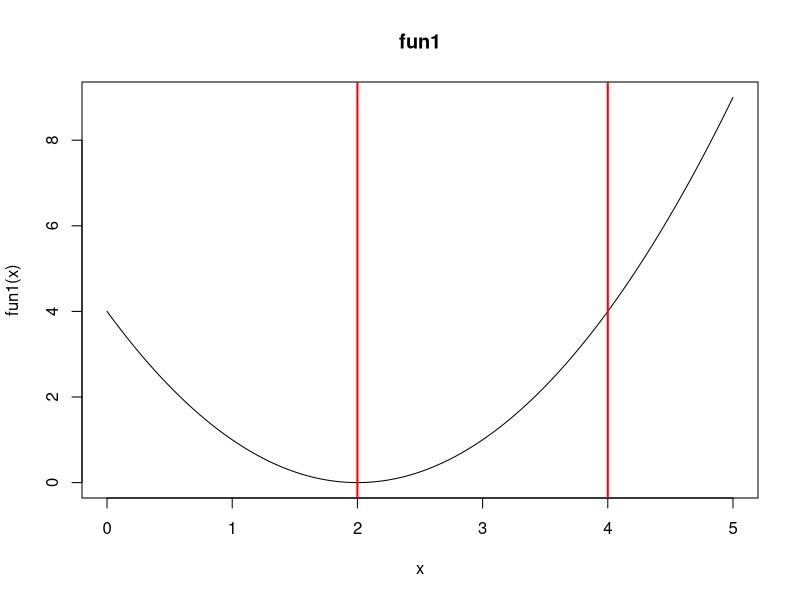

Source code (R): (Note: a time limit stopped this script after it produced the figure.)
myRiemann<-function(fun,a,b,e = 10^(-7)){
  
  n=1; Rn<-100
  niter<-0; err<-1
  
  while(err > e){
    Rn_new<-0; h = (b-a)/n
    for(i in 0:(n-1)) Rn_new<-Rn_new + h*fun(a+i*h)
    
    err<-abs(Rn_new - Rn)
    Rn <- Rn_new; n<-2*n
    
    niter<-niter+1
  }
  
  result <-list(niter = niter,integration = Rn)
  return(result)
}
myTrape<-function(fun,a,b,e = 10^(-7)){
  
  n=2; Tn<-100
  niter<-0; err<-1
  
  while(err > e){
    h = (b-a)/n
    Tn_new <- (fun(a)+fun(b))*h/2
    for(i in 1:(n-1)) Tn_new<-Tn_new + h*fun(a+i*h)
    
    err<-abs(Tn_new - Tn)
    Tn <- Tn_new; n<-2*n
    
    niter<-niter+1
  }
  
  result <-list(niter = niter,integration = Tn)
  return(result)
}
mySimps<-function(fun,a,b,e = 10^(-7)){
  
  n=2; Sn<-100
  niter<-0; err<-1
  
  while(err > e){
    Sn_new <- 0; h = (b-a)/n
    for(i in 1:(n/2)){
      x0<-a+2*(i-1)*h ;x2<-a+2*i*h; x1<-(x0+x2)/2
      Sn_new<-Sn_new+fun(x0)+4*fun(x1)+fun(x2)
    }
    Sn_new<-Sn_new*h/3
    err<-abs(Sn_new - Sn)
    Sn <- Sn_new; n<-2*n
    
    niter<-niter+1
  }
  
  result <-list(niter = niter,integration = Sn)
  return(result)
}

x<-seq(0,5,0.01)

###fun1
fun1 <- function(x) (x-2)^2
plot(x,fun1(x), type = 'l', main = 'fun1')
abline(v = c(2,4),col = "red", lwd = 2)

myRiemann(fun1, 2, 4)
myTrape(fun1, 2, 4)
mySimps(fun1, 2, 4)

system.time(myRiemann(fun1, 2, 4))
system.time(for (i in 1:10) myTrape(fun1, 2, 4))/10
system.time(for (i in 1:100) mySimps(fun1, 2, 4))/100

###fun2
fun2 <- function(x) (x^2+5*x+4*x^3)/sqrt(abs(x) + 4*x^5)
plot(x,fun2(x), type = 'l', main = 'fun2')
abline(v = c(0.5,2.5),col = "red", lwd = 2)

myRiemann(fun2, 0.5,2.5)
myTrape(fun2, 0.5,2.5)
mySimps(fun2, 0.5,2.5)

system.time(myRiemann(fun2, 0.5,2.5))
system.time(for (i in 1:10) myTrape(fun2,0.5,2.5))/10
system.time(for (i in 1:1000) mySimps(fun2, 0.5,2.5))/1000

###fun3
fun3 <- function(x) sin((1+x^4)/(1+(x^6)))*log(x)
plot(x,fun3(x), type = 'l', main = 'fun3')
abline(v = c(2,4),col = "red", lwd = 2)

myRiemann(fun3, 2, 4)
myTrape(fun3, 2, 4)
mySimps(fun3, 2, 4)

system.time(myRiemann(fun2, 2, 4))
system.time(for (i in 1:10) myTrape(fun2, 2, 4))/10
system.time(for (i in 1:1000) mySimps(fun2, 2, 4))/1000
